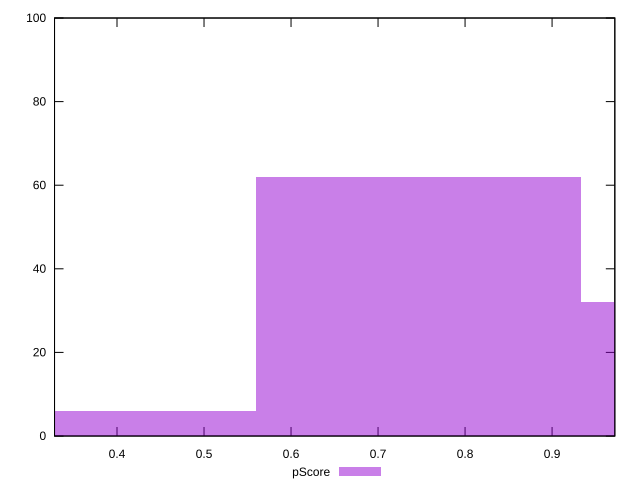

This chart was generated by the following gnuplot code:
reset

$pScore <<EOF
0.7462053993771449 62
1.1193080990657174 32
0.37310269968857246 6
EOF

set key outside below
set boxwidth 0.37310269968857246
set xrange [0.3282051435542629:0.9721147685558164]
set yrange [0:100]
set trange [0:100]
set style fill transparent solid 0.5 noborder
set terminal svg size 640, 490 enhanced background rgb 'white'
set output "report_00008_2021-01-22T20:58:29.167/cumulative-layout-shift/samples/pages+cached+noexternal+nofonts/pScore/histogram.svg"

plot $pScore title "pScore" with boxes

reset
